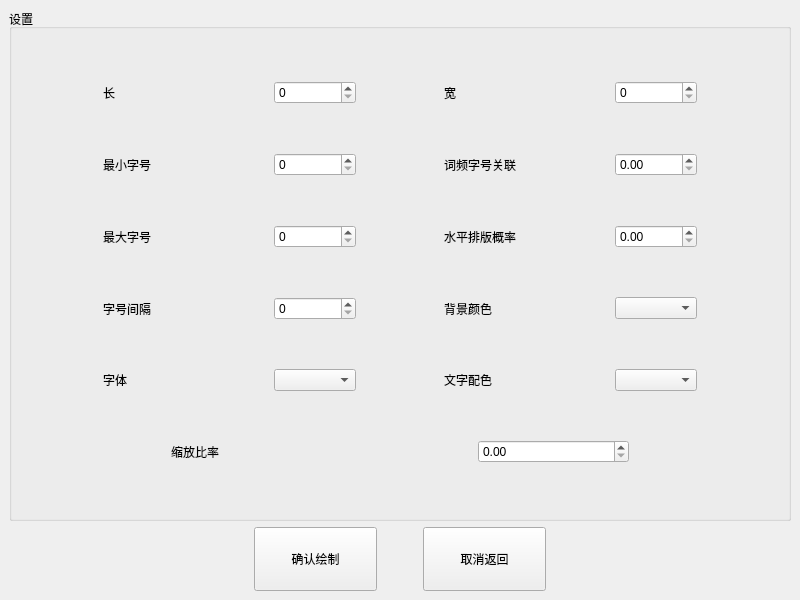
<?xml version="1.0" encoding="UTF-8"?>
<ui version="4.0">
 <class>MainWindow</class>
 <widget class="QMainWindow" name="MainWindow">
  <property name="geometry">
   <rect>
    <x>0</x>
    <y>0</y>
    <width>800</width>
    <height>600</height>
   </rect>
  </property>
  <property name="windowTitle">
   <string>FREE词云绘制软件——词云图高级设置</string>
  </property>
  <widget class="QWidget" name="centralwidget">
   <layout class="QVBoxLayout" name="verticalLayout_2" stretch="8,1">
    <item>
     <widget class="QGroupBox" name="groupBox">
      <property name="title">
       <string>设置</string>
      </property>
      <layout class="QVBoxLayout" name="verticalLayout">
       <item>
        <layout class="QHBoxLayout" name="horizontalLayout_7" stretch="1,1,1,1,1,1,1,1,1">
         <item>
          <spacer name="horizontalSpacer_22">
           <property name="orientation">
            <enum>Qt::Horizontal</enum>
           </property>
           <property name="sizeType">
            <enum>QSizePolicy::Preferred</enum>
           </property>
           <property name="sizeHint" stdset="0">
            <size>
             <width>40</width>
             <height>20</height>
            </size>
           </property>
          </spacer>
         </item>
         <item>
          <widget class="QLabel" name="label">
           <property name="layoutDirection">
            <enum>Qt::LeftToRight</enum>
           </property>
           <property name="text">
            <string>长</string>
           </property>
           <property name="alignment">
            <set>Qt::AlignJustify|Qt::AlignVCenter</set>
           </property>
          </widget>
         </item>
         <item>
          <spacer name="horizontalSpacer_24">
           <property name="orientation">
            <enum>Qt::Horizontal</enum>
           </property>
           <property name="sizeType">
            <enum>QSizePolicy::Preferred</enum>
           </property>
           <property name="sizeHint" stdset="0">
            <size>
             <width>40</width>
             <height>20</height>
            </size>
           </property>
          </spacer>
         </item>
         <item>
          <widget class="QSpinBox" name="spinBoxLength">
           <property name="sizePolicy">
            <sizepolicy hsizetype="Preferred" vsizetype="Fixed">
             <horstretch>0</horstretch>
             <verstretch>0</verstretch>
            </sizepolicy>
           </property>
           <property name="maximum">
            <number>1920</number>
           </property>
          </widget>
         </item>
         <item>
          <spacer name="horizontalSpacer_23">
           <property name="orientation">
            <enum>Qt::Horizontal</enum>
           </property>
           <property name="sizeType">
            <enum>QSizePolicy::Preferred</enum>
           </property>
           <property name="sizeHint" stdset="0">
            <size>
             <width>40</width>
             <height>20</height>
            </size>
           </property>
          </spacer>
         </item>
         <item>
          <widget class="QLabel" name="label_2">
           <property name="text">
            <string>宽</string>
           </property>
           <property name="alignment">
            <set>Qt::AlignJustify|Qt::AlignVCenter</set>
           </property>
          </widget>
         </item>
         <item>
          <spacer name="horizontalSpacer_25">
           <property name="orientation">
            <enum>Qt::Horizontal</enum>
           </property>
           <property name="sizeType">
            <enum>QSizePolicy::Preferred</enum>
           </property>
           <property name="sizeHint" stdset="0">
            <size>
             <width>40</width>
             <height>20</height>
            </size>
           </property>
          </spacer>
         </item>
         <item>
          <widget class="QSpinBox" name="spinBoxWidth">
           <property name="sizePolicy">
            <sizepolicy hsizetype="Preferred" vsizetype="Fixed">
             <horstretch>0</horstretch>
             <verstretch>0</verstretch>
            </sizepolicy>
           </property>
           <property name="maximum">
            <number>1080</number>
           </property>
          </widget>
         </item>
         <item>
          <spacer name="horizontalSpacer_26">
           <property name="orientation">
            <enum>Qt::Horizontal</enum>
           </property>
           <property name="sizeType">
            <enum>QSizePolicy::Preferred</enum>
           </property>
           <property name="sizeHint" stdset="0">
            <size>
             <width>40</width>
             <height>20</height>
            </size>
           </property>
          </spacer>
         </item>
        </layout>
       </item>
       <item>
        <layout class="QHBoxLayout" name="horizontalLayout_5" stretch="1,1,1,1,1,1,1,1,1">
         <item>
          <spacer name="horizontalSpacer_17">
           <property name="orientation">
            <enum>Qt::Horizontal</enum>
           </property>
           <property name="sizeType">
            <enum>QSizePolicy::Preferred</enum>
           </property>
           <property name="sizeHint" stdset="0">
            <size>
             <width>40</width>
             <height>20</height>
            </size>
           </property>
          </spacer>
         </item>
         <item>
          <widget class="QLabel" name="label_4">
           <property name="text">
            <string>最小字号</string>
           </property>
           <property name="alignment">
            <set>Qt::AlignJustify|Qt::AlignVCenter</set>
           </property>
          </widget>
         </item>
         <item>
          <spacer name="horizontalSpacer_18">
           <property name="orientation">
            <enum>Qt::Horizontal</enum>
           </property>
           <property name="sizeType">
            <enum>QSizePolicy::Preferred</enum>
           </property>
           <property name="sizeHint" stdset="0">
            <size>
             <width>40</width>
             <height>20</height>
            </size>
           </property>
          </spacer>
         </item>
         <item>
          <widget class="QSpinBox" name="spinBoxMin">
           <property name="sizePolicy">
            <sizepolicy hsizetype="Preferred" vsizetype="Fixed">
             <horstretch>0</horstretch>
             <verstretch>0</verstretch>
            </sizepolicy>
           </property>
          </widget>
         </item>
         <item>
          <spacer name="horizontalSpacer_19">
           <property name="orientation">
            <enum>Qt::Horizontal</enum>
           </property>
           <property name="sizeType">
            <enum>QSizePolicy::Preferred</enum>
           </property>
           <property name="sizeHint" stdset="0">
            <size>
             <width>40</width>
             <height>20</height>
            </size>
           </property>
          </spacer>
         </item>
         <item>
          <widget class="QLabel" name="label_10">
           <property name="text">
            <string>词频字号关联</string>
           </property>
           <property name="alignment">
            <set>Qt::AlignJustify|Qt::AlignVCenter</set>
           </property>
          </widget>
         </item>
         <item>
          <spacer name="horizontalSpacer_20">
           <property name="orientation">
            <enum>Qt::Horizontal</enum>
           </property>
           <property name="sizeType">
            <enum>QSizePolicy::Preferred</enum>
           </property>
           <property name="sizeHint" stdset="0">
            <size>
             <width>40</width>
             <height>20</height>
            </size>
           </property>
          </spacer>
         </item>
         <item>
          <widget class="QDoubleSpinBox" name="spinBoxRele">
           <property name="sizePolicy">
            <sizepolicy hsizetype="Preferred" vsizetype="Fixed">
             <horstretch>0</horstretch>
             <verstretch>0</verstretch>
            </sizepolicy>
           </property>
          </widget>
         </item>
         <item>
          <spacer name="horizontalSpacer_21">
           <property name="orientation">
            <enum>Qt::Horizontal</enum>
           </property>
           <property name="sizeType">
            <enum>QSizePolicy::Preferred</enum>
           </property>
           <property name="sizeHint" stdset="0">
            <size>
             <width>40</width>
             <height>20</height>
            </size>
           </property>
          </spacer>
         </item>
        </layout>
       </item>
       <item>
        <layout class="QHBoxLayout" name="horizontalLayout_4" stretch="1,1,1,1,1,1,1,1,1">
         <item>
          <spacer name="horizontalSpacer_12">
           <property name="orientation">
            <enum>Qt::Horizontal</enum>
           </property>
           <property name="sizeType">
            <enum>QSizePolicy::Preferred</enum>
           </property>
           <property name="sizeHint" stdset="0">
            <size>
             <width>40</width>
             <height>20</height>
            </size>
           </property>
          </spacer>
         </item>
         <item>
          <widget class="QLabel" name="label_5">
           <property name="text">
            <string>最大字号</string>
           </property>
           <property name="alignment">
            <set>Qt::AlignJustify|Qt::AlignVCenter</set>
           </property>
          </widget>
         </item>
         <item>
          <spacer name="horizontalSpacer_13">
           <property name="orientation">
            <enum>Qt::Horizontal</enum>
           </property>
           <property name="sizeType">
            <enum>QSizePolicy::Preferred</enum>
           </property>
           <property name="sizeHint" stdset="0">
            <size>
             <width>40</width>
             <height>20</height>
            </size>
           </property>
          </spacer>
         </item>
         <item>
          <widget class="QSpinBox" name="spinBoxMax">
           <property name="sizePolicy">
            <sizepolicy hsizetype="Preferred" vsizetype="Fixed">
             <horstretch>0</horstretch>
             <verstretch>0</verstretch>
            </sizepolicy>
           </property>
          </widget>
         </item>
         <item>
          <spacer name="horizontalSpacer_14">
           <property name="orientation">
            <enum>Qt::Horizontal</enum>
           </property>
           <property name="sizeType">
            <enum>QSizePolicy::Preferred</enum>
           </property>
           <property name="sizeHint" stdset="0">
            <size>
             <width>40</width>
             <height>20</height>
            </size>
           </property>
          </spacer>
         </item>
         <item>
          <widget class="QLabel" name="label_9">
           <property name="text">
            <string>水平排版概率</string>
           </property>
           <property name="alignment">
            <set>Qt::AlignJustify|Qt::AlignVCenter</set>
           </property>
          </widget>
         </item>
         <item>
          <spacer name="horizontalSpacer_15">
           <property name="orientation">
            <enum>Qt::Horizontal</enum>
           </property>
           <property name="sizeType">
            <enum>QSizePolicy::Preferred</enum>
           </property>
           <property name="sizeHint" stdset="0">
            <size>
             <width>40</width>
             <height>20</height>
            </size>
           </property>
          </spacer>
         </item>
         <item>
          <widget class="QDoubleSpinBox" name="spinBoxFreq">
           <property name="sizePolicy">
            <sizepolicy hsizetype="Preferred" vsizetype="Fixed">
             <horstretch>0</horstretch>
             <verstretch>0</verstretch>
            </sizepolicy>
           </property>
          </widget>
         </item>
         <item>
          <spacer name="horizontalSpacer_16">
           <property name="orientation">
            <enum>Qt::Horizontal</enum>
           </property>
           <property name="sizeType">
            <enum>QSizePolicy::Preferred</enum>
           </property>
           <property name="sizeHint" stdset="0">
            <size>
             <width>40</width>
             <height>20</height>
            </size>
           </property>
          </spacer>
         </item>
        </layout>
       </item>
       <item>
        <layout class="QHBoxLayout" name="horizontalLayout_3" stretch="1,1,1,1,1,1,1,1,1">
         <item>
          <spacer name="horizontalSpacer_7">
           <property name="orientation">
            <enum>Qt::Horizontal</enum>
           </property>
           <property name="sizeHint" stdset="0">
            <size>
             <width>40</width>
             <height>20</height>
            </size>
           </property>
          </spacer>
         </item>
         <item>
          <widget class="QLabel" name="label_6">
           <property name="text">
            <string>字号间隔</string>
           </property>
           <property name="alignment">
            <set>Qt::AlignJustify|Qt::AlignVCenter</set>
           </property>
          </widget>
         </item>
         <item>
          <spacer name="horizontalSpacer_8">
           <property name="orientation">
            <enum>Qt::Horizontal</enum>
           </property>
           <property name="sizeHint" stdset="0">
            <size>
             <width>40</width>
             <height>20</height>
            </size>
           </property>
          </spacer>
         </item>
         <item>
          <widget class="QSpinBox" name="spinBoxStep">
           <property name="sizePolicy">
            <sizepolicy hsizetype="Preferred" vsizetype="Fixed">
             <horstretch>0</horstretch>
             <verstretch>0</verstretch>
            </sizepolicy>
           </property>
          </widget>
         </item>
         <item>
          <spacer name="horizontalSpacer_10">
           <property name="orientation">
            <enum>Qt::Horizontal</enum>
           </property>
           <property name="sizeHint" stdset="0">
            <size>
             <width>40</width>
             <height>20</height>
            </size>
           </property>
          </spacer>
         </item>
         <item>
          <widget class="QLabel" name="label_7">
           <property name="text">
            <string>背景颜色</string>
           </property>
           <property name="alignment">
            <set>Qt::AlignJustify|Qt::AlignVCenter</set>
           </property>
          </widget>
         </item>
         <item>
          <spacer name="horizontalSpacer_9">
           <property name="orientation">
            <enum>Qt::Horizontal</enum>
           </property>
           <property name="sizeHint" stdset="0">
            <size>
             <width>40</width>
             <height>20</height>
            </size>
           </property>
          </spacer>
         </item>
         <item>
          <widget class="QComboBox" name="comboBoxBackground"/>
         </item>
         <item>
          <spacer name="horizontalSpacer_11">
           <property name="orientation">
            <enum>Qt::Horizontal</enum>
           </property>
           <property name="sizeHint" stdset="0">
            <size>
             <width>40</width>
             <height>20</height>
            </size>
           </property>
          </spacer>
         </item>
        </layout>
       </item>
       <item>
        <layout class="QHBoxLayout" name="horizontalLayout_8" stretch="1,1,1,1,1,1,1,1,1">
         <item>
          <spacer name="horizontalSpacer_28">
           <property name="orientation">
            <enum>Qt::Horizontal</enum>
           </property>
           <property name="sizeHint" stdset="0">
            <size>
             <width>40</width>
             <height>20</height>
            </size>
           </property>
          </spacer>
         </item>
         <item>
          <widget class="QLabel" name="label_13">
           <property name="text">
            <string>字体</string>
           </property>
           <property name="alignment">
            <set>Qt::AlignJustify|Qt::AlignVCenter</set>
           </property>
          </widget>
         </item>
         <item>
          <spacer name="horizontalSpacer_27">
           <property name="orientation">
            <enum>Qt::Horizontal</enum>
           </property>
           <property name="sizeHint" stdset="0">
            <size>
             <width>40</width>
             <height>20</height>
            </size>
           </property>
          </spacer>
         </item>
         <item>
          <widget class="QComboBox" name="comboBoxFont"/>
         </item>
         <item>
          <spacer name="horizontalSpacer_29">
           <property name="orientation">
            <enum>Qt::Horizontal</enum>
           </property>
           <property name="sizeHint" stdset="0">
            <size>
             <width>40</width>
             <height>20</height>
            </size>
           </property>
          </spacer>
         </item>
         <item>
          <widget class="QLabel" name="label_12">
           <property name="text">
            <string>文字配色</string>
           </property>
           <property name="alignment">
            <set>Qt::AlignJustify|Qt::AlignVCenter</set>
           </property>
          </widget>
         </item>
         <item>
          <spacer name="horizontalSpacer_30">
           <property name="orientation">
            <enum>Qt::Horizontal</enum>
           </property>
           <property name="sizeHint" stdset="0">
            <size>
             <width>40</width>
             <height>20</height>
            </size>
           </property>
          </spacer>
         </item>
         <item>
          <widget class="QComboBox" name="comboBoxColour"/>
         </item>
         <item>
          <spacer name="horizontalSpacer_31">
           <property name="orientation">
            <enum>Qt::Horizontal</enum>
           </property>
           <property name="sizeHint" stdset="0">
            <size>
             <width>40</width>
             <height>20</height>
            </size>
           </property>
          </spacer>
         </item>
        </layout>
       </item>
       <item>
        <layout class="QHBoxLayout" name="horizontalLayout_2" stretch="1,1,1,1,1">
         <item>
          <spacer name="horizontalSpacer_4">
           <property name="orientation">
            <enum>Qt::Horizontal</enum>
           </property>
           <property name="sizeHint" stdset="0">
            <size>
             <width>40</width>
             <height>20</height>
            </size>
           </property>
          </spacer>
         </item>
         <item>
          <widget class="QLabel" name="label_11">
           <property name="text">
            <string>缩放比率</string>
           </property>
           <property name="alignment">
            <set>Qt::AlignJustify|Qt::AlignVCenter</set>
           </property>
          </widget>
         </item>
         <item>
          <spacer name="horizontalSpacer_5">
           <property name="orientation">
            <enum>Qt::Horizontal</enum>
           </property>
           <property name="sizeHint" stdset="0">
            <size>
             <width>40</width>
             <height>20</height>
            </size>
           </property>
          </spacer>
         </item>
         <item>
          <widget class="QDoubleSpinBox" name="spinBoxScale">
           <property name="sizePolicy">
            <sizepolicy hsizetype="Preferred" vsizetype="Fixed">
             <horstretch>0</horstretch>
             <verstretch>0</verstretch>
            </sizepolicy>
           </property>
          </widget>
         </item>
         <item>
          <spacer name="horizontalSpacer_6">
           <property name="orientation">
            <enum>Qt::Horizontal</enum>
           </property>
           <property name="sizeHint" stdset="0">
            <size>
             <width>40</width>
             <height>20</height>
            </size>
           </property>
          </spacer>
         </item>
        </layout>
       </item>
      </layout>
     </widget>
    </item>
    <item>
     <layout class="QHBoxLayout" name="horizontalLayout" stretch="2,1,0,1,2">
      <item>
       <spacer name="horizontalSpacer">
        <property name="orientation">
         <enum>Qt::Horizontal</enum>
        </property>
        <property name="sizeHint" stdset="0">
         <size>
          <width>40</width>
          <height>20</height>
         </size>
        </property>
       </spacer>
      </item>
      <item>
       <widget class="QPushButton" name="ButtonBegin">
        <property name="sizePolicy">
         <sizepolicy hsizetype="Preferred" vsizetype="Preferred">
          <horstretch>0</horstretch>
          <verstretch>0</verstretch>
         </sizepolicy>
        </property>
        <property name="text">
         <string>确认绘制</string>
        </property>
       </widget>
      </item>
      <item>
       <spacer name="horizontalSpacer_3">
        <property name="orientation">
         <enum>Qt::Horizontal</enum>
        </property>
        <property name="sizeHint" stdset="0">
         <size>
          <width>40</width>
          <height>20</height>
         </size>
        </property>
       </spacer>
      </item>
      <item>
       <widget class="QPushButton" name="ButtonBack">
        <property name="sizePolicy">
         <sizepolicy hsizetype="Preferred" vsizetype="Preferred">
          <horstretch>0</horstretch>
          <verstretch>0</verstretch>
         </sizepolicy>
        </property>
        <property name="text">
         <string>取消返回</string>
        </property>
       </widget>
      </item>
      <item>
       <spacer name="horizontalSpacer_2">
        <property name="orientation">
         <enum>Qt::Horizontal</enum>
        </property>
        <property name="sizeHint" stdset="0">
         <size>
          <width>40</width>
          <height>20</height>
         </size>
        </property>
       </spacer>
      </item>
     </layout>
    </item>
   </layout>
  </widget>
 </widget>
 <resources/>
 <connections/>
</ui>
